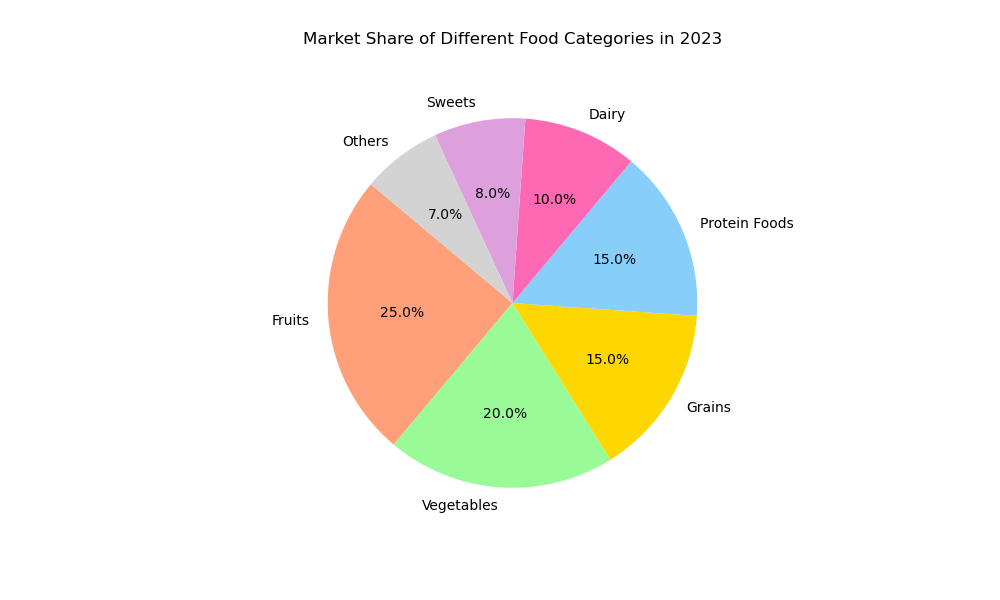

Generate this figure with Python:

import matplotlib.pyplot as plt

# Data points
food_categories = ['Fruits', 'Vegetables', 'Grains', 'Protein Foods', 'Dairy', 'Sweets', 'Others']
market_share = [25.0, 20.0, 15.0, 15.0, 10.0, 8.0, 7.0]

# Colors using hexadecimal color codes
colors = ['#FFA07A', '#98FB98', '#FFD700', '#87CEFA', '#FF69B4', '#DDA0DD', '#D3D3D3']

# Plotting the pie chart
plt.figure(figsize=(10, 6))  # Width and height of the chart
plt.pie(market_share, labels=food_categories, colors=colors, autopct='%1.1f%%', startangle=140)

# Title of the chart
plt.title('Market Share of Different Food Categories in 2023', pad=20)

# Display the chart
plt.show()
